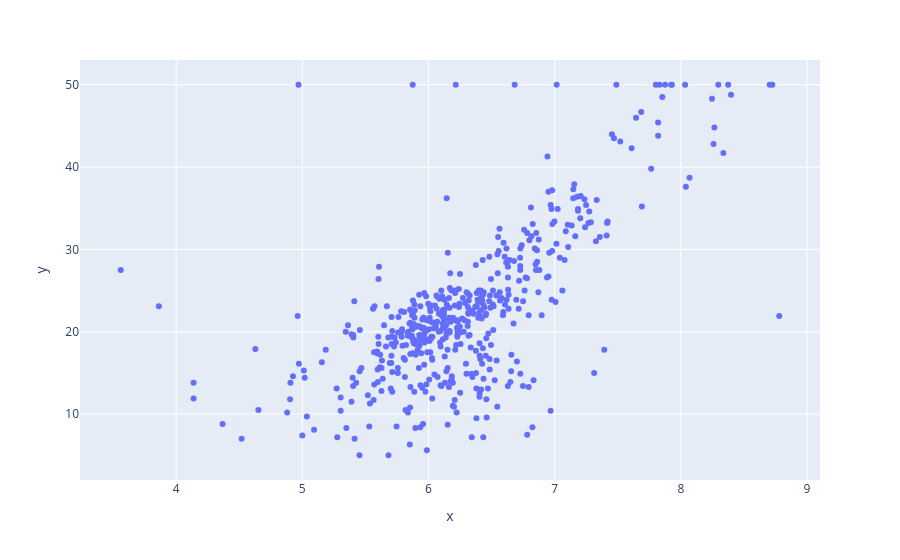

Notebook cell for this chart:
### Code cell
fig = px.scatter(x=df["rm"], y=df["medv"])
fig.show()

### Figure 1 — Plotly figure (JSON) as saved in the notebook; plotly's stock layout.template omitted (floating-point values rounded to 4 significant figures; data arrays with more than 128 entries replaced by an {"elided": "..."} marker saying what was removed)
{"data": [{"hovertemplate": "x=%{x}<br>y=%{y}<extra></extra>", "legendgroup": "", "marker": {"color": "#636efa", "symbol": "circle"}, "mode": "markers", "name": "", "orientation": "v", "showlegend": false, "type": "scatter", "x": {"elided": "506 float values"}, "xaxis": "x", "y": {"elided": "506 float values"}, "yaxis": "y"}], "layout": {"legend": {"tracegroupgap": 0}, "margin": {"t": 60}, "xaxis": {"anchor": "y", "domain": [0, 1], "title": {"text": "x"}}, "yaxis": {"anchor": "x", "domain": [0, 1], "title": {"text": "y"}}}}
